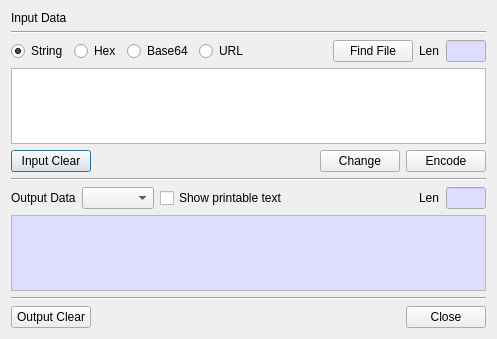
<?xml version="1.0" encoding="UTF-8"?>
<ui version="4.0">
 <class>DataEncoderDlg</class>
 <widget class="QDialog" name="DataEncoderDlg">
  <property name="geometry">
   <rect>
    <x>0</x>
    <y>0</y>
    <width>497</width>
    <height>339</height>
   </rect>
  </property>
  <property name="windowTitle">
   <string>Data encoder</string>
  </property>
  <layout class="QGridLayout" name="gridLayout">
   <item row="4" column="0">
    <layout class="QHBoxLayout" name="horizontalLayout">
     <property name="topMargin">
      <number>0</number>
     </property>
     <item>
      <widget class="QPushButton" name="mInputClearBtn">
       <property name="text">
        <string>Input Clear</string>
       </property>
      </widget>
     </item>
     <item>
      <spacer name="horizontalSpacer_4">
       <property name="orientation">
        <enum>Qt::Horizontal</enum>
       </property>
       <property name="sizeHint" stdset="0">
        <size>
         <width>40</width>
         <height>20</height>
        </size>
       </property>
      </spacer>
     </item>
     <item>
      <widget class="QPushButton" name="mChangeBtn">
       <property name="text">
        <string>Change</string>
       </property>
      </widget>
     </item>
     <item>
      <widget class="QPushButton" name="mEncodeBtn">
       <property name="text">
        <string>Encode</string>
       </property>
      </widget>
     </item>
    </layout>
   </item>
   <item row="2" column="0">
    <layout class="QGridLayout" name="gridLayout_4">
     <property name="topMargin">
      <number>0</number>
     </property>
     <item row="0" column="4">
      <spacer name="horizontalSpacer">
       <property name="orientation">
        <enum>Qt::Horizontal</enum>
       </property>
       <property name="sizeHint" stdset="0">
        <size>
         <width>40</width>
         <height>20</height>
        </size>
       </property>
      </spacer>
     </item>
     <item row="0" column="2">
      <widget class="QRadioButton" name="mInputTypeBase64Btn">
       <property name="text">
        <string>Base64</string>
       </property>
      </widget>
     </item>
     <item row="0" column="1">
      <widget class="QRadioButton" name="mInputTypeHexBtn">
       <property name="text">
        <string>Hex</string>
       </property>
      </widget>
     </item>
     <item row="0" column="7">
      <widget class="QLineEdit" name="mInputLenText">
       <property name="minimumSize">
        <size>
         <width>40</width>
         <height>0</height>
        </size>
       </property>
       <property name="maximumSize">
        <size>
         <width>40</width>
         <height>16777215</height>
        </size>
       </property>
       <property name="palette">
        <palette>
         <active>
          <colorrole role="Base">
           <brush brushstyle="SolidPattern">
            <color alpha="255">
             <red>221</red>
             <green>221</green>
             <blue>255</blue>
            </color>
           </brush>
          </colorrole>
         </active>
         <inactive>
          <colorrole role="Base">
           <brush brushstyle="SolidPattern">
            <color alpha="255">
             <red>221</red>
             <green>221</green>
             <blue>255</blue>
            </color>
           </brush>
          </colorrole>
         </inactive>
         <disabled>
          <colorrole role="Base">
           <brush brushstyle="SolidPattern">
            <color alpha="255">
             <red>240</red>
             <green>240</green>
             <blue>240</blue>
            </color>
           </brush>
          </colorrole>
         </disabled>
        </palette>
       </property>
       <property name="readOnly">
        <bool>true</bool>
       </property>
      </widget>
     </item>
     <item row="0" column="0">
      <widget class="QRadioButton" name="mInputTypeStringBtn">
       <property name="text">
        <string>String</string>
       </property>
       <property name="checked">
        <bool>true</bool>
       </property>
      </widget>
     </item>
     <item row="0" column="3">
      <widget class="QRadioButton" name="mInputTypeURL">
       <property name="text">
        <string>URL</string>
       </property>
      </widget>
     </item>
     <item row="0" column="6">
      <widget class="QLabel" name="label_3">
       <property name="text">
        <string>Len</string>
       </property>
      </widget>
     </item>
     <item row="0" column="5">
      <widget class="QPushButton" name="mFindFileBtn">
       <property name="text">
        <string>Find File</string>
       </property>
      </widget>
     </item>
    </layout>
   </item>
   <item row="7" column="0">
    <widget class="QPlainTextEdit" name="mOutputText">
     <property name="palette">
      <palette>
       <active>
        <colorrole role="Base">
         <brush brushstyle="SolidPattern">
          <color alpha="255">
           <red>221</red>
           <green>221</green>
           <blue>255</blue>
          </color>
         </brush>
        </colorrole>
       </active>
       <inactive>
        <colorrole role="Base">
         <brush brushstyle="SolidPattern">
          <color alpha="255">
           <red>221</red>
           <green>221</green>
           <blue>255</blue>
          </color>
         </brush>
        </colorrole>
       </inactive>
       <disabled>
        <colorrole role="Base">
         <brush brushstyle="SolidPattern">
          <color alpha="255">
           <red>240</red>
           <green>240</green>
           <blue>240</blue>
          </color>
         </brush>
        </colorrole>
       </disabled>
      </palette>
     </property>
     <property name="readOnly">
      <bool>true</bool>
     </property>
    </widget>
   </item>
   <item row="3" column="0">
    <widget class="QPlainTextEdit" name="mInputText"/>
   </item>
   <item row="5" column="0">
    <widget class="Line" name="line_2">
     <property name="orientation">
      <enum>Qt::Horizontal</enum>
     </property>
    </widget>
   </item>
   <item row="9" column="0">
    <layout class="QGridLayout" name="gridLayout_2">
     <property name="topMargin">
      <number>0</number>
     </property>
     <item row="0" column="2">
      <widget class="QPushButton" name="mCloseBtn">
       <property name="text">
        <string>Close</string>
       </property>
      </widget>
     </item>
     <item row="0" column="1">
      <spacer name="horizontalSpacer_2">
       <property name="orientation">
        <enum>Qt::Horizontal</enum>
       </property>
       <property name="sizeHint" stdset="0">
        <size>
         <width>40</width>
         <height>20</height>
        </size>
       </property>
      </spacer>
     </item>
     <item row="0" column="0">
      <widget class="QPushButton" name="mOutputClearBtn">
       <property name="text">
        <string>Output Clear</string>
       </property>
      </widget>
     </item>
    </layout>
   </item>
   <item row="6" column="0">
    <layout class="QGridLayout" name="gridLayout_3">
     <property name="topMargin">
      <number>0</number>
     </property>
     <item row="0" column="4">
      <widget class="QLabel" name="label_4">
       <property name="text">
        <string>Len</string>
       </property>
      </widget>
     </item>
     <item row="0" column="5">
      <widget class="QLineEdit" name="mOutputLenText">
       <property name="minimumSize">
        <size>
         <width>40</width>
         <height>0</height>
        </size>
       </property>
       <property name="maximumSize">
        <size>
         <width>40</width>
         <height>16777215</height>
        </size>
       </property>
       <property name="palette">
        <palette>
         <active>
          <colorrole role="Base">
           <brush brushstyle="SolidPattern">
            <color alpha="255">
             <red>221</red>
             <green>221</green>
             <blue>255</blue>
            </color>
           </brush>
          </colorrole>
         </active>
         <inactive>
          <colorrole role="Base">
           <brush brushstyle="SolidPattern">
            <color alpha="255">
             <red>221</red>
             <green>221</green>
             <blue>255</blue>
            </color>
           </brush>
          </colorrole>
         </inactive>
         <disabled>
          <colorrole role="Base">
           <brush brushstyle="SolidPattern">
            <color alpha="255">
             <red>240</red>
             <green>240</green>
             <blue>240</blue>
            </color>
           </brush>
          </colorrole>
         </disabled>
        </palette>
       </property>
       <property name="readOnly">
        <bool>true</bool>
       </property>
      </widget>
     </item>
     <item row="0" column="0">
      <widget class="QLabel" name="label_2">
       <property name="text">
        <string>Output Data</string>
       </property>
      </widget>
     </item>
     <item row="0" column="1">
      <widget class="QComboBox" name="mOutputTypeCombo"/>
     </item>
     <item row="0" column="3">
      <spacer name="horizontalSpacer_3">
       <property name="orientation">
        <enum>Qt::Horizontal</enum>
       </property>
       <property name="sizeHint" stdset="0">
        <size>
         <width>40</width>
         <height>20</height>
        </size>
       </property>
      </spacer>
     </item>
     <item row="0" column="2">
      <widget class="QCheckBox" name="mShowPrintTextCheck">
       <property name="text">
        <string>Show printable text</string>
       </property>
      </widget>
     </item>
    </layout>
   </item>
   <item row="8" column="0">
    <widget class="Line" name="line">
     <property name="orientation">
      <enum>Qt::Horizontal</enum>
     </property>
    </widget>
   </item>
   <item row="0" column="0">
    <widget class="QLabel" name="label">
     <property name="text">
      <string>Input Data</string>
     </property>
    </widget>
   </item>
   <item row="1" column="0">
    <widget class="Line" name="line_3">
     <property name="orientation">
      <enum>Qt::Horizontal</enum>
     </property>
    </widget>
   </item>
  </layout>
 </widget>
 <tabstops>
  <tabstop>mInputTypeStringBtn</tabstop>
  <tabstop>mInputTypeHexBtn</tabstop>
  <tabstop>mInputTypeBase64Btn</tabstop>
  <tabstop>mInputTypeURL</tabstop>
  <tabstop>mInputLenText</tabstop>
  <tabstop>mInputText</tabstop>
  <tabstop>mChangeBtn</tabstop>
  <tabstop>mEncodeBtn</tabstop>
  <tabstop>mOutputLenText</tabstop>
  <tabstop>mOutputText</tabstop>
  <tabstop>mCloseBtn</tabstop>
 </tabstops>
 <resources/>
 <connections/>
</ui>
